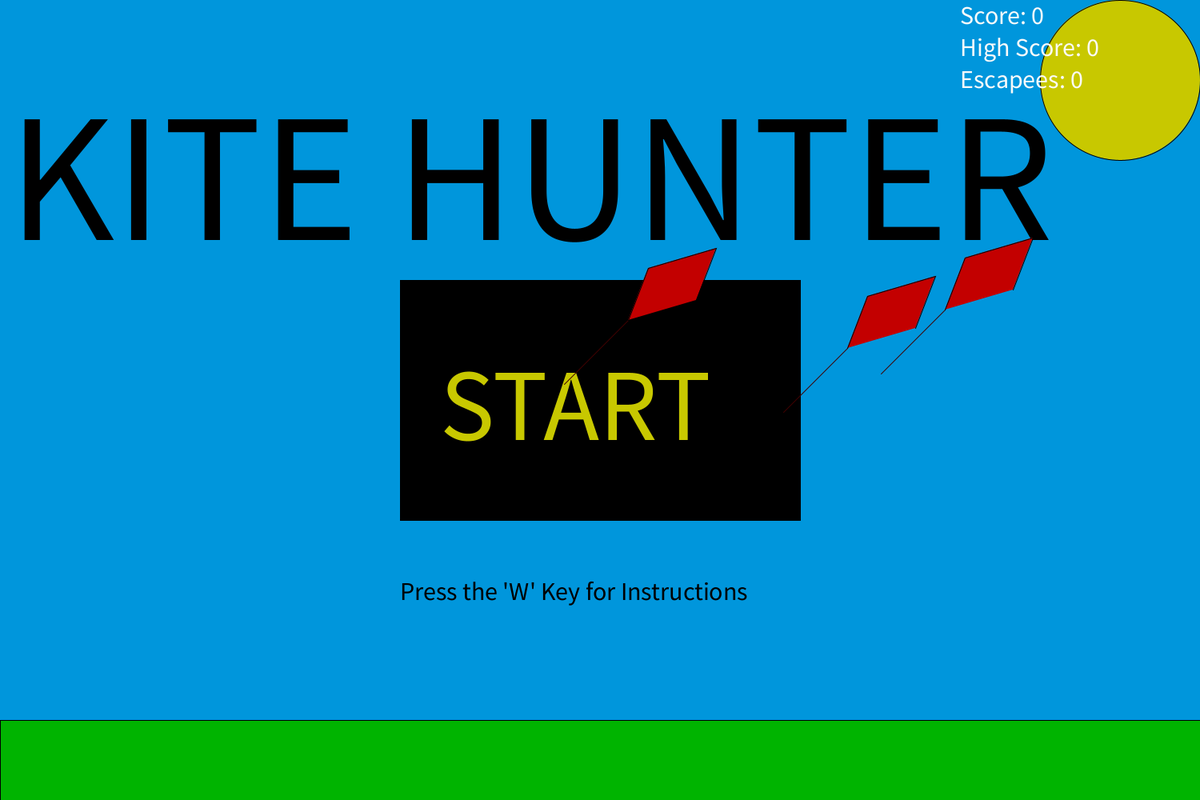
Frame 1 (no input)
Frame 60 (the mouse pressed at the canvas centre just before this capture): identical to frame 1, image omitted
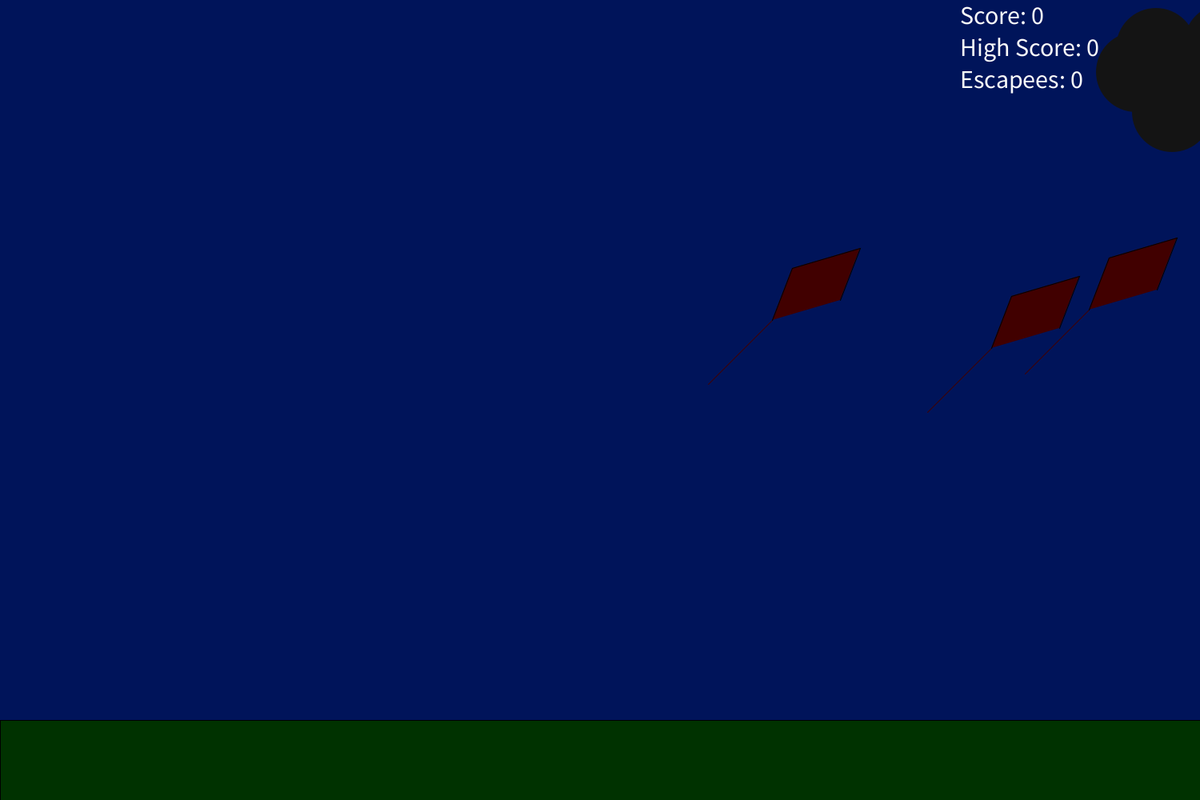
Frame 120 (the mouse held since frame 60 and released just before this capture)

The Processing sketch that drew these frames (run headless with seeded random() and noise(); from frame 60 on, the mouse is pressed at the canvas centre):

// Processing sketch: f17magd150lab06_ochowski
// ── f17magd150lab06_ochowski.pde
/* @alecOchowski
   Section 03
   Tested & fully operational as of 10/24/2017 */
   
boolean gameActive = false;    //Whether or not the game is currently in progress
boolean instructions = false;  //Whether or not the game is currently on the instructions screen
int score = 0;                 //The player's current score
int highScore = 0;             //The player's all-time high score (in the given iteration of the program)
int escapees = 0;              //The number of escaped kites. If this hits 10, the game ends
int waypoint = 0;              //Used to reconcile time ellapsed & speed for multiple rounds
Storm player;                  //The storm controlled by the player
Kite kite1;                    //The first kite
Kite kite2;                    //The second kite
Kite kite3;                    //The third kite
float sbX = 500;               //The x coordinate for the placement of the Start button
float sbY  = 350;              //The y coordinate for the placement of the Start button
float sbH = 300;               //The height of the Start button
float sbW = 500;               //The width of the Start button

void setup(){
  size(1500, 1000);
  //Create player object
  player = new Storm();
  //Create kites
  kite1 = new Kite();
  kite2 = new Kite();
  kite3 = new Kite();
}

void draw(){
  if(gameActive){
    if(escapees >= 10){
      endGame();
    }
    //Sky
    background(0, 20, 90);
    //Grass
    strokeWeight(1);
    fill(0, 50, 0);
    rect(0, 900, 1500, 100);
    //Storm
    player.form();
  }
  else if(instructions){
    background(0, 150, 220);
    kite1.struck();
    kite2.struck();
    kite3.struck();
    textSize(24);
    text("Welcome to KITE HUNTER!", 50, 100);
    text("Move your storm cloud with the A & D keys.", 50, 200);
    text("Use the S key or the mouse to initiate a lightning strike directly below your storm cloud.", 50, 300);
    text("It is your goal to strike as many rogue kites as you can; they are worth 10 points apiece!", 50, 400);
    text("If 10 kites escape your wrath, the game ends.", 50, 500);
    text("Be careful! As time goes on, the storm increases in intensity, and the kites will begin to move faster!", 50, 600);
    text("Click the S key to exit this screen.", 50, 700);
  }
  else{
    //Sky
    background(0, 150, 220);
    //Grass
    strokeWeight(1);
    fill(0, 180, 0);
    rect(0, 900, 1500, 100);
    //Sun
    fill(200, 200, 0);
    ellipse(1400, 100, 200, 200);
    //Title & Information
    textSize(230);
    fill(0);
    text("KITE HUNTER", 10, 300);
    textSize(32);
    text("Press the 'W' Key for Instructions", 500, 750);
    //Start Button
    fill(0);
    rect(sbX, sbY, sbW, sbH);
    fill(200, 200, 0);
    textSize(128);
    text("START", 550, 550);
    if(mousePressed){
      if(mouseX > sbX && mouseX < sbX + sbW && mouseY > sbY && mouseY < sbY + sbH){
        waypoint = millis();
        gameActive = true;
      }
    }
    if(keyPressed && (key == 'w' || key == 'W')){
      instructions = true;
    }
  }
  //Kites
  manageKites();
  //Stats Display
  displayStats();
}

void mousePressed(){
  if(gameActive){
    player.strike();
  }
}

void keyPressed(){
  if(gameActive){
    player.move();
  } 
  else if(instructions && (key == 's' || key == 'S')){
    instructions = false;
    kite1.reveal();
    kite2.reveal();
    kite3.reveal();
  }
}

//A method for displaying the player's statistics.
void displayStats(){
  textSize(32);
  fill(250);
  text("Score: " + score, 1200, 30);
  text("High Score: " + highScore, 1200, 70);
  text("Escapees: " + escapees, 1200, 110);
}

//A method for managing all active kites at once.
void manageKites(){
  if(gameActive){
    kite1.move();
    kite2.move();
    kite3.move();
  }
  kite1.form();
  kite2.form();
  kite3.form(); 
}

//This method contains the procedure for returning the game to its start screen once the game has ended.
void endGame(){
  player.home();
  gameActive = false;
  kite1.reveal();
  kite2.reveal();
  kite3.reveal();
  if(score > highScore){
    highScore = score;
  }
  score = 0;
  escapees = 0;
}
// ── Kite.pde
class Kite{
  
  int centerX, centerY;
  boolean isVisible;
  
  //The constructor for the Kite class.
  Kite(){
    centerX = (int) random(0, 1300);
    centerY = (int) random(200, 800);
    isVisible = true;
  }
  
  //This is a simple return method to allow other parts of the program to access the horizontal position of each kite.
  int getX(){
    return centerX;
  }
  
  //This is a simple return method to allow other parts of the program to access the vertical position of each kite.
  int getY(){
    return centerY;
  }
  
  //A simple method that turns the kite invisible once it has been struck by lightning, to indicate the fact that it has been incinerated.
  void struck(){
    isVisible = false;
  }
  
  //A simple method to prematurely reveal invisible kites in the case that the game ends.
  void reveal(){
    isVisible = true;
  }
  
  //This method is used to display the kite objects.
  void form(){
    if(isVisible){
      if(gameActive){
        fill(65, 0, 0);
        stroke(65, 0, 0);
      }
      else{
        fill(195, 0, 0);
        stroke(65, 0, 0);
      }
      line(centerX - 55, centerY + 45, centerX - 135, centerY + 125);
      stroke(0);
      beginShape();
      vertex(centerX - 55, centerY + 45);
      vertex(centerX - 30, centerY - 20);
      vertex(centerX + 55, centerY - 45);
      vertex(centerX + 30, centerY + 20);
      endShape();
    }
  }
  
  //This method controls the movement of the kites.
  void move(){
    if(centerX < width){
      if((int) random(1, 10) == 10){
        centerX = centerX + 13 + ((millis() - waypoint) / 10000);
      }
      else{
        centerX = centerX + 3 + ((millis() - waypoint) / 10000);
      }
    }
    else{
      if(isVisible){
        escapees+=1;
      }
      isVisible = true;
      centerX = 0;
      centerY = (int) random(200, 800);
    }
  }
}
// ── Storm.pde
class Storm{
  
  int epicenterX;  //The X value for the center of the storm
  int epicenterY;  //The Y value for the center of the storm
  
  //The constructor for the Storm class.
  Storm(){
    epicenterX = 1500;
    epicenterY = 100;
  }
  
  //This method returns the storm to its starting location.
  void home(){
    epicenterX = 1500;
  }
  
  //This method "forms" (or draws) the storm.
  void form(){
    fill(20);
    noStroke();
    ellipse(epicenterX, epicenterY, 100, 100);
    ellipse(epicenterX + 30, epicenterY - 45, 100, 100);
    ellipse(epicenterX - 35, epicenterY + 40, 100, 100);
    ellipse(epicenterX + 50, epicenterY + 45, 100, 100);
    ellipse(epicenterX + 75, epicenterY, 100, 100);
    ellipse(epicenterX - 55, epicenterY - 40, 100, 100);
    ellipse(epicenterX - 80, epicenterY - 10, 100, 100);
  }
  
  //This method allows the storm to be moved with the A & S keys.
  //Recycles some code from my project #4; ***because there are only so many ways to program WASD movement***
  void move(){
    switch(key){
      case('A'):{
        epicenterX-=5;
        if(epicenterX < 0){
          epicenterX = 0;
        }
        break;
      }
      case('D'):{
        epicenterX+=5;
        if(epicenterX > width){
          epicenterX = width;
        }
        break;
      }
      case('S'):{
        strike();
      }
      case('a'):{
        epicenterX-=5;
        if(epicenterX < 0){
          epicenterX = 0;
        }
        break;
      }
      case('d'):{
        epicenterX+=5;
        if(epicenterX > width){
          epicenterX = width;
        }
        break;
      }
      case('s'):{
        strike();
      }
    }
  }
  
  //Sends a lightning strike to the target location; the chief mechanic of the game.
  void strike(){
    boolean singularity = true;    //Indicates whether or not there is only one kite in the path of the lightning strike.
    Kite target = new Kite();      //The lowest kite (i.e. the one the lightning will target)
    int kiteCount = 0;             //The number of kites hit in the lightning strike.
    Kite[] kiteArray = new Kite[3];
    kiteArray[0] = kite1;
    kiteArray[1] = kite2;
    kiteArray[2] = kite3;
    for(Kite k : kiteArray){
      if(k.getX() < epicenterX + 50 && k.getX() > epicenterX - 50 && k.isVisible){
        kiteCount+=1;
        k.struck();
        if(singularity){
          singularity = !singularity;
          target = k;
        }
        else{
          if(target.getY() < k.getY()){
            target = k;
          }
        }
      }
    }
    if(kiteCount >= 1){
      int lightningPlaceY = epicenterY;
      int lightningPlaceX = epicenterX;
      int zigzag = 1;
      stroke(200, 200, 0);
      strokeWeight(6);
      while(target.getY() > lightningPlaceY){
        switch(zigzag){
          case(1):{
            line(lightningPlaceX, lightningPlaceY, lightningPlaceX - 25, lightningPlaceY + 100);
            lightningPlaceX-=25;
            zigzag = 2;
            break;
          }
          case(2):{
            line(lightningPlaceX, lightningPlaceY, lightningPlaceX - 25, lightningPlaceY + 100);
            lightningPlaceX-=25;
            zigzag = 3;
            break;
          }
          case(3):{
            line(lightningPlaceX, lightningPlaceY, lightningPlaceX + 25, lightningPlaceY + 100);
            lightningPlaceX+=25;
            zigzag = 4;
            break;
          }
          case(4):{
            line(lightningPlaceX, lightningPlaceY, lightningPlaceX + 25, lightningPlaceY + 100);
            lightningPlaceX+=25;
            zigzag = 1;
            break;
          }
        }
        lightningPlaceY+=100;
      }
      stroke(0);
      strokeWeight(1);
      score = score + (kiteCount * 10);
    }
  }
}
